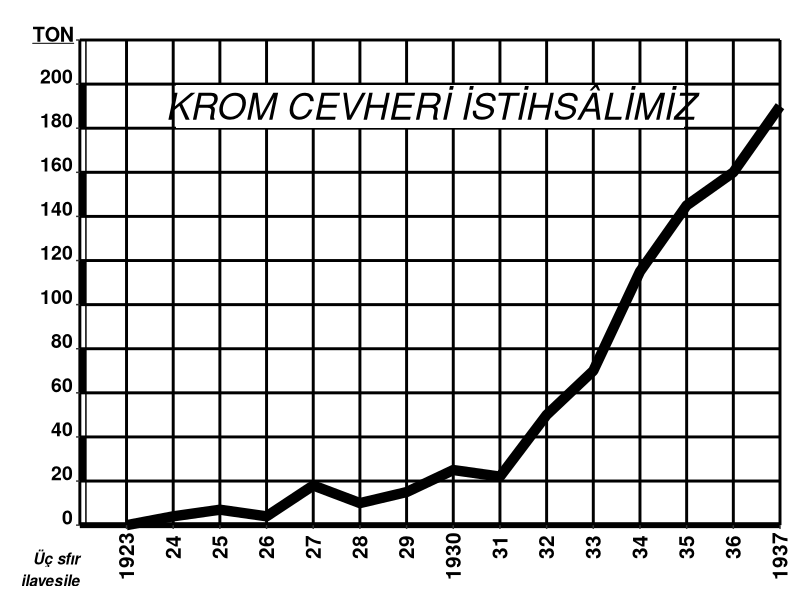

Here is the R script that generated this plot:
Sys.setlocale(locale = "Turkish")
library(ggplot2)
tarih <- c(1923,1924,1925,1926,1927,1928,1929,1930,1931,1932,1933,1934,1935,1936,1937)
miktar <- c(0,4,7,4,18,10,15,25,22,50,70,115,145,160,190)
KromCevheri <- data.frame(tarih,miktar)
ggplot(KromCevheri, aes(tarih,miktar)) + geom_line(size=3.5) + 
  theme_classic() +
  theme(panel.grid.major = element_line(colour = "black", size = 1)) +
  theme(axis.title = element_blank()) +
  theme(axis.text.x = element_text(angle = 90, face = "bold", size = 15, vjust = 0.5, colour = "black")) +
  theme(axis.text.y = element_text(face="bold", size=14, colour = "black", vjust = -0.05)) +
  theme(axis.line.x = element_line(size = 2)) +
  theme(axis.line.y = element_line(size = 1)) +
  theme(plot.margin = unit(c(2,1,1,2), "lines")) +
  coord_cartesian(clip = 'off') +
  scale_x_continuous(
    limits = c(1922,1937),
    breaks = c(1923,1924,1925,1926,1927,1928,1929,1930,1931,1932,1933,1934,1935,1936,1937),
    label = c("1923","   24","   25","   26","   27","   28","   29",
              "1930","   31","   32","   33","   34","   35","   36","1937"),
    expand = c(0,0)
  ) +
  scale_y_continuous(
    limits = c(0,220),
    breaks = c(0,20,40,60,80,100,120,140,160,180,200,220),
    label = c("0","20","40","60","80","100","120","140","160","180","200",""),
    expand = c(0,0)
  ) +
  annotate(geom="rect", xmin = 1924.05, xmax = 1934.95, ymin = 180.3, ymax = 199.8, fill = "white" ) +
  annotate(geom="text", x=1929.5,y=190,label="KROM CEVHERİ İSTİHSÂLİMİZ", size= 9.3, fontface="italic") +
  annotate(geom="text", x=1922, y=0, label="Üç sfır\nilavesile",fontface="bold.italic", hjust=1, vjust=1.8) +
  annotate(geom="text", x=1922, y=220, label=expression(bold(underline("TON"))), hjust=1.15, vjust=0.2, size=5) +
  annotate(geom="segment",x=1922.13,xend=1922.13, y=0,yend=220,colour="black") +
  annotate(geom="rect", xmin = 1922, xmax = 1922.13, ymin = 20, ymax = 40, fill = "black") +
  annotate(geom="rect", xmin = 1922, xmax = 1922.13, ymin = 60, ymax = 80, fill = "black") +
  annotate(geom="rect", xmin = 1922, xmax = 1922.13, ymin = 100, ymax = 120, fill = "black") +
  annotate(geom="rect", xmin = 1922, xmax = 1922.13, ymin = 140, ymax = 160, fill = "black") +
  annotate(geom="rect", xmin = 1922, xmax = 1922.13, ymin = 180, ymax = 200, fill = "black")
